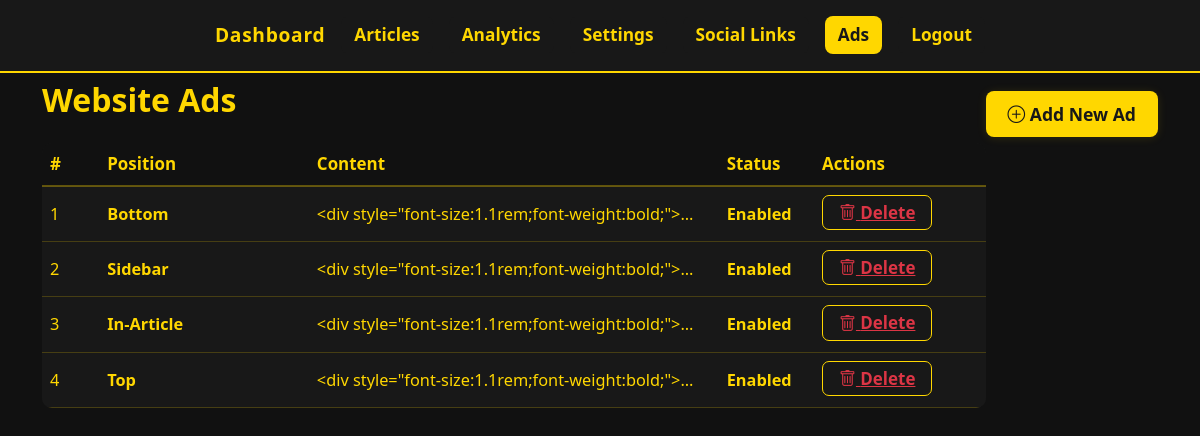
Screenshot of /admin/ads (signed in) with the database file from the repository.
### app.py (models this page shows)
class Ad(db.Model):
    id = db.Column(db.Integer, primary_key=True)
    position = db.Column(db.String(50), nullable=False)
    content = db.Column(db.Text, nullable=False)
    enabled = db.Column(db.Boolean, default=True)

### app.py (the view, shortened to what this page needs)
@app.route('/admin/ads', methods=['GET', 'POST'])
@login_required
def manage_ads():
    ads = Ad.query.order_by(Ad.id.desc()).all()
    return render_template("admin_ads.html", ads=ads)

### app.py (called while the page is built)
@login_manager.user_loader
def load_user(user_id):
    return AdminUser.query.get(int(user_id))

### templates/admin_ads.html (shortened to what this page needs)
<!DOCTYPE html>
<html lang="en" data-theme="dark">
<head>
  <link href="https://cdn.jsdelivr.net/npm/bootstrap@5.3.0/dist/css/bootstrap.min.css" rel="stylesheet">
  <link rel="stylesheet" href="https://cdn.jsdelivr.net/npm/bootstrap-icons@1.10.5/font/bootstrap-icons.css">
</head>
<body>
  <nav class="navbar navbar-dark mb-1" style="border-bottom:2px solid #ffd700;">
    <div class="container-fluid justify-content-center py-2 flex-wrap">
      <a class="navbar-brand mx-2 fw-bold" href="{{ url_for('dashboard') }}">Dashboard</a>
      <a class="nav-link mx-2" href="{{ url_for('manage_articles') }}">Articles</a>
      <a class="nav-link mx-2" href="{{ url_for('analytics') }}">Analytics</a>
      <a class="nav-link mx-2" href="{{ url_for('settings') }}">Settings</a>
      <a class="nav-link mx-2" href="{{ url_for('social_links') }}">Social Links</a>
      <a class="nav-link mx-2 active" href="{{ url_for('manage_ads') }}">Ads</a>
      <a class="nav-link mx-2 text-danger" href="{{ url_for('logout') }}">Logout</a>
    </div>
  </nav>
  <div class="container mt-2">
    <button class="btn btn-create mb-2" type="button" data-bs-toggle="collapse" data-bs-target="#addAdForm">
      <i class="bi bi-plus-circle"></i> Add New Ad
    </button>
    <h2 class="mb-4 fw-bold" style="color:#ffd700;">Website Ads</h2>
    <div class="table-responsive">
      <table class="table align-middle">
        <thead>
          <tr>
            <th style="width:6%;">#</th>
            <th style="width:22%;">Position</th>
            <th style="width:43%;">Content</th>
            <th style="width:10%;">Status</th>
            <th style="width:18%;">Actions</th>
          </tr>
        </thead>
        <tbody>
          {% for ad in ads %}
          <tr>
            <td>{{ loop.index }}</td>
            <td class="ad-position">{{ ad.position.title() }}</td>
            <td style="max-width:340px;overflow:hidden;white-space:nowrap;text-overflow:ellipsis;">
              {{ ad.content[:90] }}{% if ad.content|length > 90 %}...{% endif %}
            </td>
            <td class="ad-status {% if ad.enabled %}ad-enabled{% else %}ad-disabled{% endif %}">
              {{ "Enabled" if ad.enabled else "Disabled" }}
            </td>
            <td>
              <a href="{{ url_for('delete_ad', ad_id=ad.id) }}" class="action-btn text-danger"
                 onclick="return confirm('Are you sure you want to delete this ad?');">
                 <i class="bi bi-trash"></i> Delete
              </a>
            </td>
          </tr>
          {% endfor %}
        </tbody>
      </table>
    </div>
  </div>
</body>
</html>

### templates/admin_ads.html (style rules this page uses)
html, body { background: #111 !important; color: #fff !important; }
.navbar, .navbar * { background: #181818 !important; color: #ffd700 !important; font-size: 1.08rem; font-weight: 700; }
.navbar .nav-link { color: #ffd700 !important; text-decoration: none; padding: 6px 13px; border-radius: 8px; transition: background .14s, color .14s; }
.navbar .nav-link.active, .navbar .nav-link:hover, .navbar-brand:hover { background: #ffd700 !important; color: #181818 !important; }
.navbar-brand { color: #ffd700 !important; font-size: 1.2rem; letter-spacing: .7px; }
.ad-position { color: #ffd700; font-weight: 600; }
.ad-status { font-size: 1.08rem; font-weight: 700; }
.ad-enabled { color: #40ff40; }
.action-btn { margin: 0 3px 3px 0; font-size: 1.06rem; border-radius: 7px; border: 1.5px solid #ffd700; background: #181818; color: #ffd700; font-weight: 700; transition: background .14s, color .14s; padding: 4px 16px; display: inline-block; }
.btn-create { background: #ffd700; color: #181818; font-weight: 800; border-radius: 8px; font-size: 1.10rem; margin: 10px 0 20px 0; box-shadow: 0 1px 10px #ffd70020; padding: 10px 22px; border: none; float: right; }
.table-responsive { border-radius: 10px; overflow: auto; }
.table { background: #181818; border-radius: 10px; overflow: hidden; }
.table th, .table td { color: #ffd700; vertical-align: middle; background: #181818; border-color: #ffd70033; font-size: 1.02rem; }
.table thead th { background: #111; color: #ffd700; font-size: 1.06rem; border-bottom: 2px solid #ffd70055; }

### rows the page displays
Ad: position "Bottom", content "<div style=\"font-size:1.1rem;font-weight:bold;\">…", enabled "Enabled"
Ad: position "Sidebar", content "<div style=\"font-size:1.1rem;font-weight:bold;\">…", enabled "Enabled"
Ad: position "In-Article", content "<div style=\"font-size:1.1rem;font-weight:bold;\">…", enabled "Enabled"
Ad: position "Top", content "<div style=\"font-size:1.1rem;font-weight:bold;\">…", enabled "Enabled"
